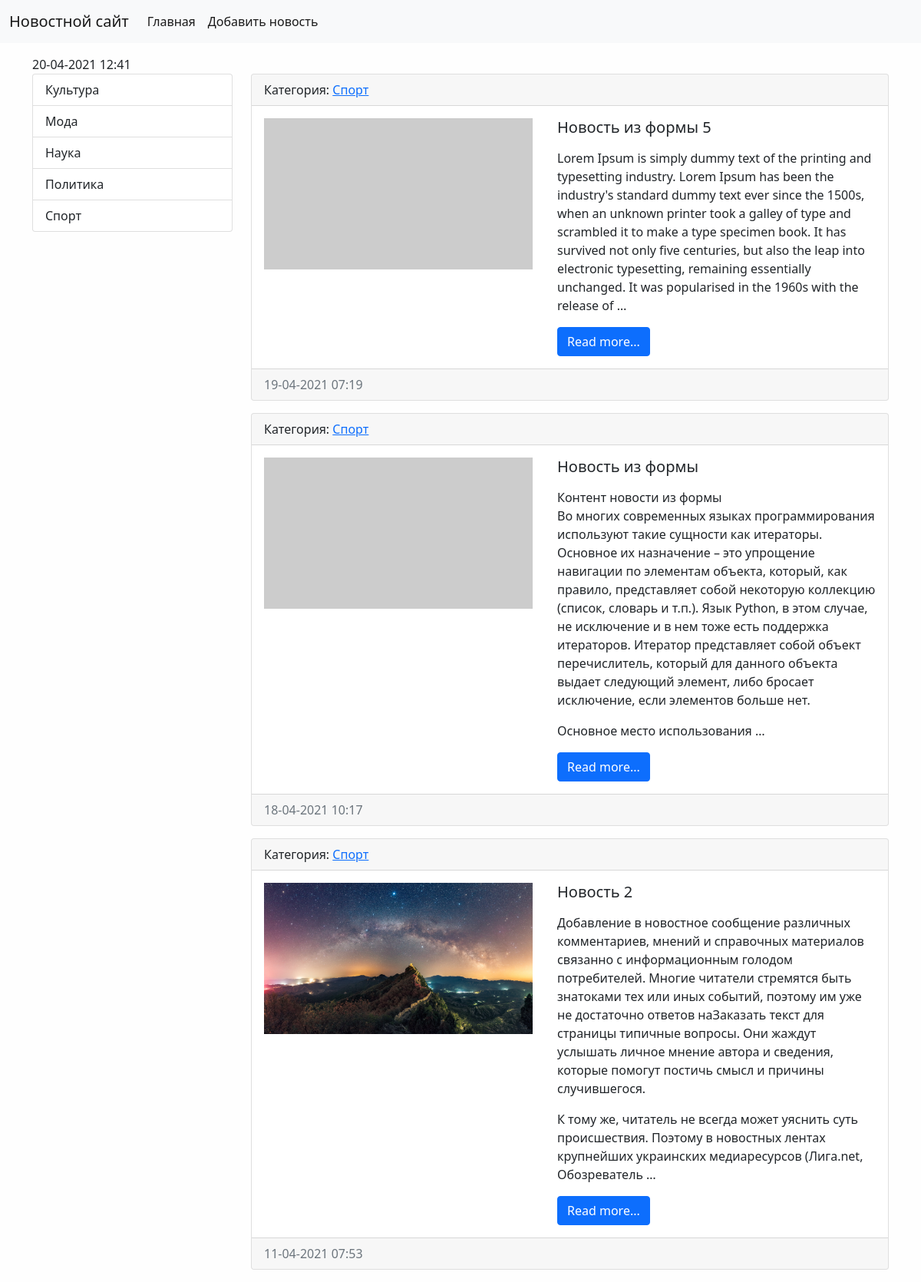
The app's page /category/2/ with its own data.
### news/models.py (models this page shows, shortened)
class Category(models.Model):
    title = models.CharField(max_length=150, db_index=True, verbose_name='Category')
    def __str__(self):
        return self.title
    def get_absolute_url(self):
        return reverse('category', kwargs={"category_id": self.pk})
    class Meta:
        verbose_name = 'Categories'
        verbose_name_plural = 'Category'
        ordering = ['title']

class News(models.Model):
    title = models.CharField(max_length=150, verbose_name='Title')
    content = models.TextField(blank=True, verbose_name='Content')
    created_at = models.DateTimeField(auto_now_add=True, verbose_name='Published at')
    updated_at = models.DateTimeField(auto_now=True, verbose_name='Updated at')
    photo = models.ImageField(upload_to='photos/%Y/%m/%d/', null= True, verbose_name='Photo')
    is_published = models.BooleanField(default=True, verbose_name='Published')
    category = models.ForeignKey('Category', on_delete=models.PROTECT, null=True, verbose_name='Category')
    def get_absolute_url(self):
        return reverse('view_news', kwargs={"pk": self.pk})
    class Meta:
        verbose_name = 'News'
        verbose_name_plural = 'News'
        ordering = ['-created_at']

### news/views.py (the view)
# urls.py: path('category/<int:category_id>/', NewsByCategory.as_view(), name='category'),
class NewsByCategory(ListView):
    model = News
    template_name = 'news/index.html'
    context_object_name = 'news'
    allow_empty = False
    def get_queryset(self):
        return News.objects.filter(category_id=self.kwargs['category_id'], is_published=True)
    def get_context_data(self, *, object_list=None, **kwargs):
        context = super().get_context_data(**kwargs)
        context['title'] = Category.objects.get(pk=self.kwargs['category_id'])
        return context

### news/templatetags/news_tags.py (called while the page is built)
@register.inclusion_tag('news/list_categories.html')
def show_categories():
    categories = Category.objects.all()
    return {'categories': categories}

### news/templates/news/index.html (shortened to what this page needs)
{% extends 'base.html' %}
{% block sidebar %}
{% include 'inc/_sidebar.html' %}
{% endblock %}
{% block content %}
{% for item in news %}
<div class="card mb-3">
    <div class="card-header">
        Категория: <a href="{{ item.category.get_absolute_url }}">{{ item.category.title }}</a>
    </div>
    <div class="card-body">
        <div class="d-flex">
            <div class="flex-shrink-0">
                {% if item.photo %}
                <img src="{{ item.photo.url }}" width="350" height="197" alt="" class="me-3">
                {% else %}
                <img src="https://picsum.photos/id/870/350/300?grayscale&blur=2" width="350" height="197" class="me-3" alt="">
                {% endif %}
            </div>
            <div class=" flex-grow-1 ms-3">
                <h5 class="card-title">{{ item.title }}</h5>
                <p class="card-text">{{ item.content|linebreaks|truncatewords:70 }}</p>
                <a href="{{ item.get_absolute_url }}" class="btn btn-primary">Read more...</a>
            </div>
        </div>
    </div>
    <div class="card-footer text-muted">
        {{ item.created_at|date:"d-m-Y h:i"}}
    </div>
</div>
{% empty %}
Oops...
{% endfor %}
{% endblock %}

### news/templates/news/list_categories.html
<div class="list-group">
    {% for item in categories %}
    <a href="{{ item.get_absolute_url }}" class="list-group-item list-group-item-action" aria-current="true">
        {{ item.title }}
    </a>
    {% empty %}
    Нет категорий
    {% endfor %}
</div>

### djangosite/static/css/style.css (style rules this page uses)
body { background-color: #fefefe; }

### records on screen
Category: title "Культура"
Category: title "Мода"
Category: title "Наука"
Category: title "Политика"
Category: title "Спорт"
News: category "Спорт", title "Новость из формы 5", content "Lorem Ipsum is simply dummy text of the printing and typesetting industry. Lorem Ipsum has been the industry's standard dummy text ever since the 1500s, when an unknown printer took a galley of type and scrambled it to make a type specimen book. It has survived not only five centuries, but also the leap into electronic typesetting, remaining essentially unchanged. It was popularised in the 1960s with the release of …", created_at "19-04-2021 07:19"
News: category "Спорт", title "Новость из формы", content "Контент новости из формы Во многих современных языках программирования используют такие сущности как итераторы. Основное их назначение – это упрощение навигации по элементам объекта, который, как правило, представляет собой некоторую коллекцию (список, словарь и т.п.). Язык Python, в этом случае, не исключение и в нем тоже есть поддержка итераторов. Итератор представляет собой объект перечислитель, который для данного объекта выдает следующий элемент, либо бросает исключение, если элементов больше нет. Основное место использования …", created_at "18-04-2021 10:17"
News: category "Спорт", photo (picture), title "Новость 2", content "Добавление в новостное сообщение различных комментариев, мнений и справочных материалов связанно с информационным голодом потребителей. Многие читатели стремятся быть знатоками тех или иных событий, поэтому им уже не достаточно ответов наЗаказать текст для страницы типичные вопросы. Они жаждут услышать личное мнение автора и сведения, которые помогут постичь смысл и причины случившегося. К тому же, читатель не всегда может уяснить суть происшествия. Поэтому в новостных лентах крупнейших украинских медиаресурсов (Лига.net, Обозреватель …", created_at "11-04-2021 07:53"
